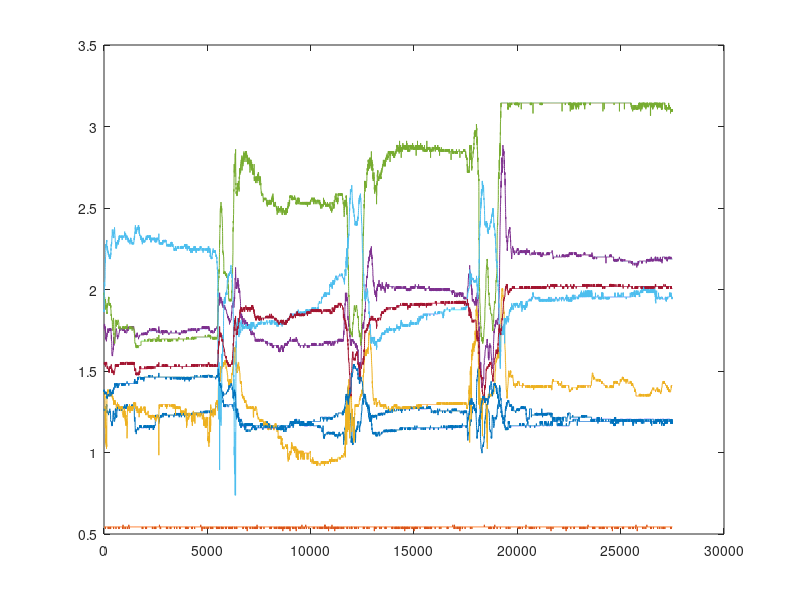

Recreate this plot in MATLAB. (Note: this script raises an error after producing the figure.)
% Malthe extra data
extraData = load('MaltheNewDataInward11.mat')
extraDatafsr = extraData.raw_data.open;
extraDatafsr = extraDatafsr.fsr_data;
plot(extraDatafsr)
%%
extraInterval = {[1,2000],[2001,4001],[7500,9500],[9501,11500],[13500,15500],[15501,17500],[22000,24000],[24001,26001]}
cutExtraData = extract_and_plot_intervals(extraDatafsr,extraInterval);
for i = 1:8
    filename = sprintf('dataMaltheExtraDataInward11%01d.xls',i);
    xlswrite(filename, cutExtraData(:,:,i))
end
%% Malthe new data no load
newMaltheNoLoad = load('MaltheNoLoadNew.mat')
newMaltheNoLoadfsr = newMaltheNoLoad.raw_data.open;
newMaltheNoLoadfsr = newMaltheNoLoadfsr.fsr_data;

plot(newMaltheNoLoadfsr)
%% Malthe new data flexed no load
newIntervalsNoLoad = {[1,5000]}
cutNewMaltheNoLoadfsr = extract_and_plot_intervals(newMaltheNoLoadfsr,newIntervalsNoLoad);

filename = sprintf('dataNewMaltheNoLoadfsrFlexed.xls');
xlswrite(filename, cutNewMaltheNoLoadfsr(:,:,1))

%% Malthe new data Rest no load
newIntervalsNoLoadRest = {[7001,12000]}
cutNewMaltheNoLoadfsrRest = extract_and_plot_intervals(newMaltheNoLoadfsr,newIntervalsNoLoadRest);

filename = sprintf('dataNewMaltheNoLoadfsrRest.xls');
xlswrite(filename, cutNewMaltheNoLoadfsrRest(:,:,1))
%% Malthe new data load 1
newMaltheLoad = load('MaltheLoadNew.mat')
newMaltheLoadfsr = newMaltheLoad.raw_data.open;
newMaltheLoadfsr = newMaltheLoadfsr.fsr_data;

plot(newMaltheLoadfsr)
%% Malthe new data load 1 flexed
newIntervalsLoad = {[1,5000]}
cutNewMaltheLoadfsr = extract_and_plot_intervals(newMaltheLoadfsr,newIntervalsLoad);

filename = sprintf('dataNewMaltheLoadfsrFlexed.xls');
xlswrite(filename, cutNewMaltheLoadfsr(:,:,1))
%% Malthe new data load 1 rest
newIntervalsLoadRest = {[7001,12000]}
cutNewMaltheLoadfsrRest = extract_and_plot_intervals(newMaltheLoadfsr,newIntervalsLoadRest);

filename = sprintf('dataNewMaltheLoadfsrRest.xls');
xlswrite(filename, cutNewMaltheLoadfsrRest(:,:,1))
%% Malthe new data load 2
newMaltheLoad2 = load('MaltheLoad2New.mat')
newMaltheLoad2fsr = newMaltheLoad2.raw_data.open;
newMaltheLoad2fsr = newMaltheLoad2fsr.fsr_data;

plot(newMaltheLoad2fsr)
%% Malthe new data load 2 flexed
newIntervalsLoad2 = {[1,5000]}
cutNewMaltheLoad2fsr = extract_and_plot_intervals(newMaltheLoad2fsr,newIntervalsLoad2);

filename = sprintf('dataNewMaltheLoad2fsrFlexed.xls');
xlswrite(filename, cutNewMaltheLoad2fsr(:,:,1))
%% Malthe new data load 2 rest
newIntervalsLoad2Rest = {[9000,13000]}
cutNewMaltheLoad2fsrRest = extract_and_plot_intervals(newMaltheLoad2fsr,newIntervalsLoad2Rest);

filename = sprintf('dataNewMaltheLoad2fsrRest.xls');
xlswrite(filename, cutNewMaltheLoad2fsrRest(:,:,1))
%%
% Malthe Large Load
MaltheLargeLoad = load('MaltheLargePayload.mat');
MaltheLargeLoadfsr = MaltheLargeLoad.raw_data.open;
MaltheLargeLoadfsr = MaltheLargeLoadfsr.fsr_data;

plot(MaltheLargeLoadfsr)
%% Malthe Large load Extract xls files flexed
Intervalslarge1 = {[4200,6400],[9700,12400],[16000,18750],[21650,24100],[28200,31000],[34530,37000],[40481,42641],[46483,49384],[52714,55300],[58900,60900]}
cutMaltheLargeLoadfsr = extract_and_plot_intervals(MaltheLargeLoadfsr,Intervalslarge1);
for i = 1:10
    filename = sprintf('dataMaltheLargeLoadfsrFlexed%04d.xls',i);
    xlswrite(filename, cutMaltheLargeLoadfsr(:,:,i))
end
%% Malthe Large load Extract xls files rest
Intervalslarge2 = {[6500,9500],[12600,15600],[19000,21500],[26000,28000],[31500,34000],[37500,40000],[43500,46000],[50000,52500],[55500,58000]}
cutMaltheLargeLoadfsr = extract_and_plot_intervals(MaltheLargeLoadfsr,Intervalslarge2);
for i = 1:9
    filename = sprintf('dataMaltheLargeLoadfsrRest%04d.xls',i);
    xlswrite(filename, cutMaltheLargeLoadfsr(:,:,i))
end
%% Malthe no load
MaltheNoLoad = load('dataMaltheNoLoad.mat');

MaltheNoLoadfsr = MaltheNoLoad.raw_data.open;

MaltheNoLoadfsr = MaltheNoLoadfsr.fsr_data;

plot(MaltheNoLoadfsr)
%% Malthe no load Extract xls files flexed
Intervals = {[565,3117],[6346,9361],[12549,15348],[18617,21511],[24743,27567],[30742,33730],[36939,39912],[42995,45861],[49136,52030],[55343,58307]};
cutMaltheNoLoadfsr = extract_and_plot_intervals(MaltheNoLoadfsr, Intervals);
for i = 1:10
    filename = sprintf('dataMaltheNoLoadFlexed%04d.xls',i);
    xlswrite(filename, cutMaltheNoLoadfsr(:,:,i))
end

%% Malthe no load Extract xls files rest
Intervals1 = {[3157,6306],[9401,12509],[15408,18577],[21561,24703],[27607,30702],[33770,36899],[39952,42955],[45901,49096],[52070,55303],[58347,61100]};
cutMaltheNoLoadfsr = extract_and_plot_intervals(MaltheNoLoadfsr, Intervals1);
for i = 1:10
    filename = sprintf('dataMaltheNoLoadRest%04d.xls',i);
    xlswrite(filename, cutMaltheNoLoadfsr(:,:,i))
end

%% Louis No Load
LouisNoLoad = load('dataLouisNoLoad.mat');

LouisNoLoadfsr = LouisNoLoad.raw_data.open;

LouisNoLoadfsr = LouisNoLoadfsr.fsr_data;

plot(LouisNoLoadfsr)
%% Louis no load Extract xls files edges
Intervals12 = {[500,1000],[3000,3700],[6200,6800], [9000,9600],[12100,12700],[15300,15900],[18000,18600], [21400,22000],[24450,25050],[27700,28300]};
cutLouisNoLoadedgesfsr = extract_and_plot_intervals(LouisNoLoadfsr, Intervals11);
for i = 1:10
    filename = sprintf('dataLouisNoLoadedges%04d.xls',i);
    xlswrite(filename, cutLouisNoLoadedgesfsr(:,:,i))
end
%% Malthe Load
MaltheLoad = load('dataMaltheLoad.mat');

MaltheLoadfsr = MaltheLoad.raw_data.open;

MaltheLoadfsr = MaltheLoadfsr.fsr_data;

plot(MaltheLoadfsr)
%% Malthe load Extract xls files flexed
Intervals2 = {[1,2850],[6130,9140],[12473,15245], [18534, 21382],[24801,28002],[30921,33672],[37223,39869], [43432,46101],[49202,52077],[55301,58061]};
cutMaltheLoadfsr = extract_and_plot_intervals(MaltheLoadfsr, Intervals2);
for i = 1:10
    filename = sprintf('dataMaltheLoadFlexed%04d.xls',i);
    xlswrite(filename, cutMaltheLoadfsr(:,:,i))
end
%% Malthe load Extract xls files rest
Intervals3 = {[2900,6090],[9180,12400],[15300,18400], [21400,24400 ],[28202,30800],[33800,37000],[40000,43000], [46200,49000],[52200,55200],[58200,60900]};
cutMaltheLoadfsr = extract_and_plot_intervals(MaltheLoadfsr, Intervals3);
for i = 1:10
    filename = sprintf('dataMaltheLoadRest%04d.xls',i);
    xlswrite(filename, cutMaltheLoadfsr(:,:,i))
end
%% Louis Load
LouisLoad = load('dataLouisLoad.mat');

LouisLoadfsr = LouisLoad.raw_data.open;

LouisLoadfsr = LouisLoadfsr.fsr_data;

plot(LouisLoadfsr)
%% Louis load Extract xls files flexed
Intervals4 = {[566,3200],[6440,9427],[12711,15539], [18535,21617],[24841,27744],[30895,34012],[37059,40021], [43280,46199],[49221,52384],[55506,58756]};
cutLouisLoadfsr = extract_and_plot_intervals(LouisLoadfsr, Intervals4);
for i = 1:10
    filename = sprintf('dataLouisLoadFlexed%04d.xls',i);
    xlswrite(filename, cutLouisLoadfsr(:,:,i))
end
%% Louis load Extract xls files Rest
Intervals4 = {[3250,6300],[9500,12600],[15600,18400], [21700,24800],[27800,30800],[34100,37000],[40100,43200], [46300,49200],[52400,55400],[58800,61100]};
cutLouisLoadfsr = extract_and_plot_intervals(LouisLoadfsr, Intervals4);
for i = 1:10
    filename = sprintf('dataLouisLoadRest%04d.xls',i);
    xlswrite(filename, cutLouisLoadfsr(:,:,i))
end
%% Louis load Extract xls files edges
Intervals11 = {[1,566],[3200,3700],[6200,6800], [9300,9900],[12500,13000],[15400,15900],[18400,19000], [21500,22000],[24500,25000],[27700,28200]};
cutLouisLoadedgesfsr = extract_and_plot_intervals(LouisLoadfsr, Intervals11);
for i = 1:10
    filename = sprintf('dataLouisLoadedges%04d.xls',i);
    xlswrite(filename, cutLouisLoadedgesfsr(:,:,i))
end
%% Emil Load
EmilLoad = load('EmilLoad.mat');
EmilLoadfsr = EmilLoad.raw_data.open;
EmilLoadfsr = EmilLoadfsr.fsr_data;

plot(EmilLoadfsr)
%% Emil Load Extract xls files Flexed
Intervals5 ={[1259,5040],[9941,14046],[19151,23213],[28494,32594],[37722,41516],[46758,50857],[56115,59812],[65188,68902],[74422,78293],[83649,87481]};
cutEmilLoadfsr = extract_and_plot_intervals(EmilLoadfsr, Intervals5);
for i = 1:10
    filename = sprintf('dataEmilLoadFlexed%04d.xls',i);
    xlswrite(filename, cutEmilLoadfsr(:,:,i));
end
%% Emil Load Extract xls files Rest
Intervals6 ={[5100,9700],[14300,19000],[23400,28400],[32700,37600],[41600,46600],[51000,56000],[60000,65000],[69000,74300],[78500,83500],[87600,91760]};
cutEmilLoadfsr = extract_and_plot_intervals(EmilLoadfsr, Intervals6);
for i = 1:10
    filename = sprintf('dataEmilLoadRest%04d.xls',i);
    xlswrite(filename, cutEmilLoadfsr(:,:,i));
end
%% Emil No Load
EmilNoLoad = load('EmilNoLoad.mat');
EmilNoLoadfsr = EmilNoLoad.raw_data.open;
EmilNoLoadfsr = EmilNoLoadfsr.fsr_data;

plot(EmilNoLoadfsr)
%% Emil No Load Extract xls files Flexed
Intervals7 = {[462,4503],[9624,13781],[18685,22799],[27773,31989],[37114,41196],[46035,50337],[55341,59577],[64668,68856],[73908,78159],[82998,87264]};
cutEmilNoLoadfsr = extract_and_plot_intervals(EmilNoLoadfsr, Intervals7);
for i = 1:10
    filename = sprintf('dataEmilNoLoadFlexed%04d.xls',i);
    xlswrite(filename, cutEmilNoLoadfsr(:,:,i));
end
%% Emil No Load Extract xls files Rest
Intervals8 = {[4600,9600],[13900,18500],[22900,27500],[32000,37000],[41300,46000],[50300,55300],[59500,64500],[68900,73500],[78200,82500],[87400,91740]};
cutEmilNoLoadfsr = extract_and_plot_intervals(EmilNoLoadfsr, Intervals8);
for i = 1:10
    filename = sprintf('dataEmilNoLoadRest%04d.xls',i);
    xlswrite(filename, cutEmilNoLoadfsr(:,:,i));
end
%% Malthe Load rising edges
Intervals9 = {[2500,3000],[5600,6200],[8700,9500], [11500,12700],[15000,16000],[18000,18500],[21000,22000], [24000,25000],[27500,28500],[30000,31100]};
cutMaltheLoadedgesfsr = extract_and_plot_intervals(MaltheLoadfsr, Intervals9);
for i = 1:10
    filename = sprintf('dataMaltheLoadEdges%04d.xls',i);
    xlswrite(filename, cutMaltheLoadedgesfsr(:,:,i));
end
%% Malthe No Load rising edges
Intervals10 = {[2800,3500],[5900,6500],[9300,9800], [12000,12700],[15100,15600],[18000,18800],[21200,21800], [24300,24800],[27500,28200],[30000,30800]};
cutMaltheNoLoadedgesfsr = extract_and_plot_intervals(MaltheNoLoadfsr, Intervals10);
for i = 1:10
    filename = sprintf('dataMaltheNoLoadEdges%04d.xls',i);
    xlswrite(filename, cutMaltheNoLoadedgesfsr(:,:,i));
end

%% Extraction Function
function [extracted_intervals_array] = extract_and_plot_intervals(signals_array, intervals)
    % Define the desired sample size for each interval
    sample_size = 1000;

    % Initialize a cell array to store the extracted intervals
    extracted_intervals = cell(length(intervals), 1);

    % Loop through each specified interval and extract it from the array
    for i = 1:length(intervals)
        start_idx = intervals{i}(1);
        end_idx = intervals{i}(2);

        interval_data = signals_array(start_idx:end_idx, :);

        % If the interval size is greater than the desired sample size,
        % downsample it to the desired size
        if size(interval_data, 1) > sample_size
            downsampled_idx = round(linspace(1, size(interval_data, 1), sample_size));
            interval_data = interval_data(downsampled_idx, :);
        end

        extracted_intervals{i} = interval_data;
    end

    % Convert the cell array of extracted intervals into a 3D array
    extracted_intervals_array = cat(3, extracted_intervals{:});

    % Plot the extracted intervals
    num_intervals = size(extracted_intervals_array, 3);
    num_plots = ceil(num_intervals / 5); % Each figure will contain up to 5 intervals
    for fig = 1:num_plots
        figure;
        for i = (5*(fig-1) + 1):min(5*fig, num_intervals)
            subplot(min(5, num_intervals - 5*(fig-1)), 1, i - 5*(fig-1));
            plot(extracted_intervals_array(:, :, i));
            title(['Interval ', num2str(i)]);
            xlabel('Sample');
            ylabel('Signal Value');
        end
    end
end
